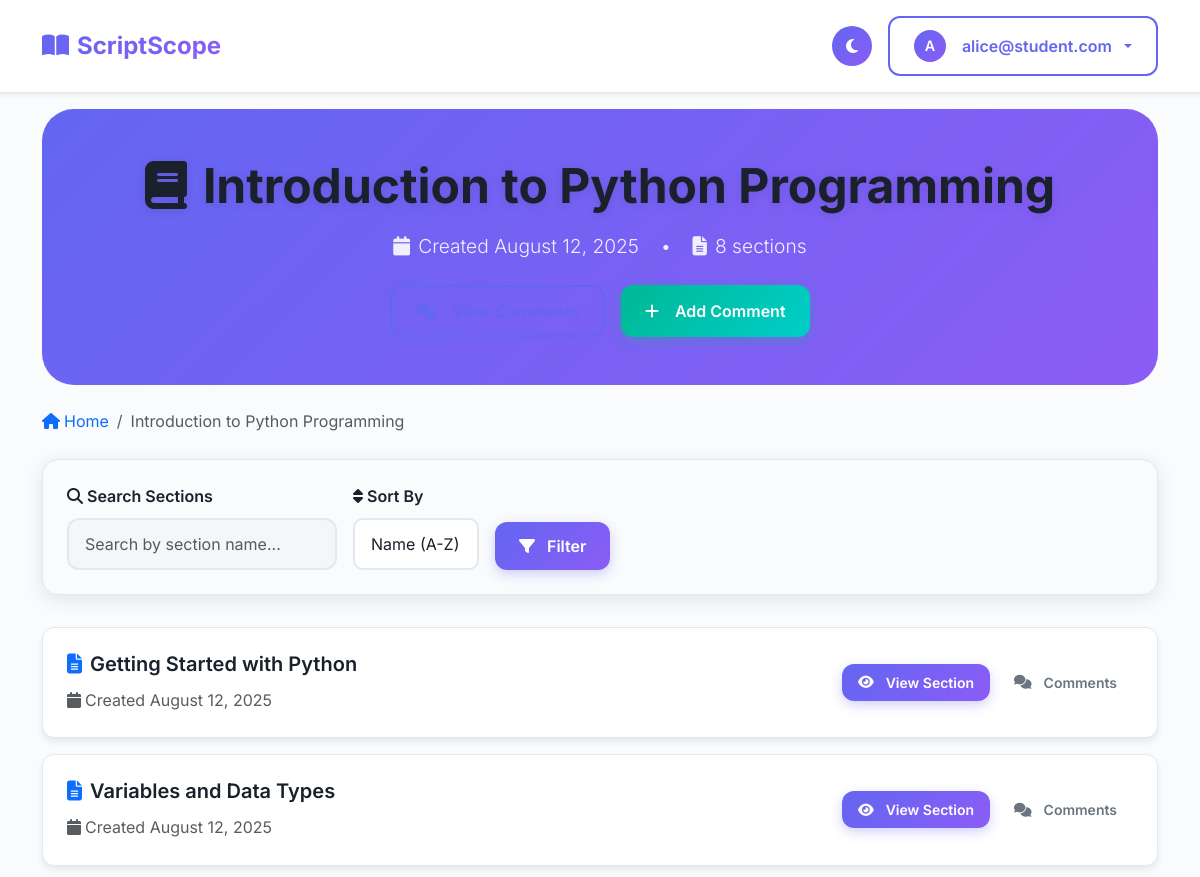
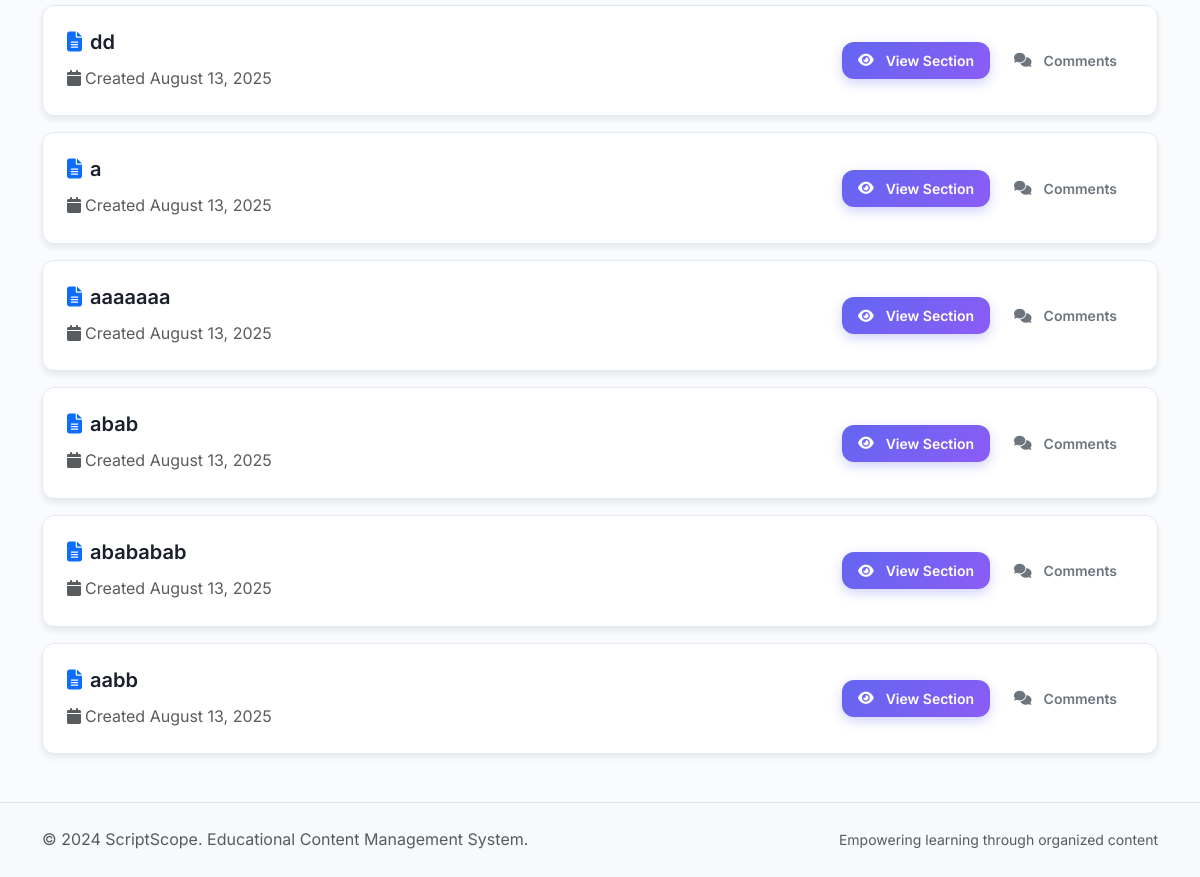
The app's page /chapter/1 (signed in) with its own data (2 pictures, top to bottom).
### backend/models.py (models this page shows)
class Chapter(db.Model):
    id = db.Column(db.Integer, primary_key=True)
    name = db.Column(db.String(200), nullable=False)
    admin_id = db.Column(db.Integer, db.ForeignKey('admin.id'), nullable=False)
    created_at = db.Column(db.DateTime, default=datetime.utcnow)
    sections = db.relationship('Section', backref='chapter', lazy=True, cascade='all, delete-orphan')
    chapter_comments = db.relationship('ChapterComment', backref='chapter', lazy=True, cascade='all, delete-orphan')

class Section(db.Model):
    id = db.Column(db.Integer, primary_key=True)
    name = db.Column(db.String(200), nullable=False)
    content = db.Column(db.Text, nullable=True)
    chapter_id = db.Column(db.Integer, db.ForeignKey('chapter.id'), nullable=False)
    created_at = db.Column(db.DateTime, default=datetime.utcnow)
    updated_at = db.Column(db.DateTime, default=datetime.utcnow, onupdate=datetime.utcnow)
    section_comments = db.relationship('SectionComment', backref='section', lazy=True, cascade='all, delete-orphan')

### backend/routes.py (the view)
@routes_bp.route('/chapter/<int:chapter_id>')
def chapter_detail(chapter_id):
    if 'user_id' not in session and 'admin_id' not in session:
        flash('Please log in to view chapter details', 'warning')
        return redirect(url_for('routes_bp.login'))
    chapter = Chapter.query.get_or_404(chapter_id)
    sections = Section.query.filter_by(chapter_id=chapter_id).all()
    comments = ChapterComment.query.filter_by(chapter_id=chapter_id).order_by(ChapterComment.created_at.desc()).all()
    return render_template('chapter_detail.html', chapter=chapter, sections=sections, comments=comments)

### frontend/templates/chapter_detail.html (shortened to what this page needs)
{% extends "user_base.html" %}
{% block content %}
<div class="container">
    <div class="hero" style="margin-bottom: 0; border-radius: 2rem; padding: 3rem 0;">
        <div class="text-center">
            <h1 class="display-5 fw-bold">
                <i class="fas fa-book me-3"></i>{{ chapter.name }}
            </h1>
            <p class="lead mb-4">
                <i class="fas fa-calendar me-2"></i>Created {{ chapter.created_at.strftime('%B %d, %Y') }}
                <span class="mx-3">•</span>
                <i class="fas fa-file-alt me-2"></i>{{ sections|length }} section{{ 's' if sections|length != 1 else '' }}
            </p>
            {% if session.user_id %}
            <div class="d-flex gap-3 justify-content-center">
                <button class="btn btn-outline-primary"
                        onclick="showCommentsFor('chapter', {{ chapter.id }})">
                    <i class="fas fa-comments me-2"></i>View Comments
                </button>
                <button class="btn btn-success"
                        data-bs-toggle="modal"
                        data-bs-target="#addCommentModal"
                        data-chapter-id="{{ chapter.id }}">
                    <i class="fas fa-plus me-2"></i>Add Comment
                </button>
            </div>
            {% endif %}
        </div>
    </div>
    <nav aria-label="breadcrumb" class="my-4">
        <ol class="breadcrumb">
            <li class="breadcrumb-item">
                <a href="{{ url_for('routes_bp.index') }}" class="text-decoration-none">
                    <i class="fas fa-home me-1"></i>Home
                </a>
            </li>
            <li class="breadcrumb-item active">{{ chapter.name }}</li>
        </ol>
    </nav>
    <div class="search-filter-bar">
        <form method="GET" class="d-flex gap-3 align-items-end flex-wrap">
            <div class="flex-grow-1">
                <label for="search" class="form-label fw-semibold">
                    <i class="fas fa-search me-1"></i>Search Sections
                </label>
                <input type="text" id="search" name="search" class="form-control search-input"
                       placeholder="Search by section name..." value="{{ search }}">
            </div>
            <div>
                <label for="sort" class="form-label fw-semibold">
                    <i class="fas fa-sort me-1"></i>Sort By
                </label>
                <select id="sort" name="sort" class="form-select">
                    <option value="name" {{ 'selected' if sort_by == 'name' else '' }}>Name (A-Z)</option>
                </select>
            </div>
            <button type="submit" class="btn btn-primary">
                <i class="fas fa-filter me-1"></i>Filter
            </button>
        </form>
    </div>
    {% if sections %}
    <div class="section-list">
        {% for section in sections %}
        <div class="card section-card fade-in" style="animation-delay: {{ loop.index0 * 0.1 }}s">
            <div class="card-body">
                <div class="row align-items-center">
                    <div class="col-md-8">
                        <h5 class="card-title">
                            <i class="fas fa-file-alt me-2 text-primary"></i>{{ section.name }}
                        </h5>
                        <p class="card-text text-muted">
                            <i class="fas fa-calendar me-1"></i>Created {{ section.created_at.strftime('%B %d, %Y') }}
                        </p>
                    </div>
                    <div class="col-md-4 text-end">
                        <div class="d-flex gap-2 flex-wrap justify-content-end">
                            <a href="{{ url_for('routes_bp.section_detail', chapter_id=chapter.id, section_id=section.id) }}"
                               class="btn btn-primary btn-sm">
                                <i class="fas fa-eye me-1"></i>View Section
                            </a>
                            {% if session.user_id %}
                            <button class="btn btn-outline-secondary btn-sm"
                                    onclick="showCommentsFor('section', {{ section.id }})">
                                <i class="fas fa-comments me-1"></i>Comments
                            </button>
                            {% endif %}
                        </div>
                    </div>
                </div>
            </div>
        </div>
        {% endfor %}
    </div>
    {% endif %}
</div>
{% endblock %}

### records on screen
Chapter: name "Introduction to Python Programming", created_at "August 12, 2025"
Section: name "Getting Started with Python", created_at "August 12, 2025"
Section: name "Variables and Data Types", created_at "August 12, 2025"
Section: name "dd", created_at "August 13, 2025"
Section: name "a", created_at "August 13, 2025"
Section: name "aaaaaaa", created_at "August 13, 2025"
Section: name "abab", created_at "August 13, 2025"
Section: name "abababab", created_at "August 13, 2025"
Section: name "aabb", created_at "August 13, 2025"

### other values on screen
{{ session.user_name[0] if session.user_name else 'U' }} "A"
{{ session.user_name or 'User' }} "alice@student.com"
{{ sections|length }} "8"
{{ 's' if sections|length != 1 else '' }} "s"
